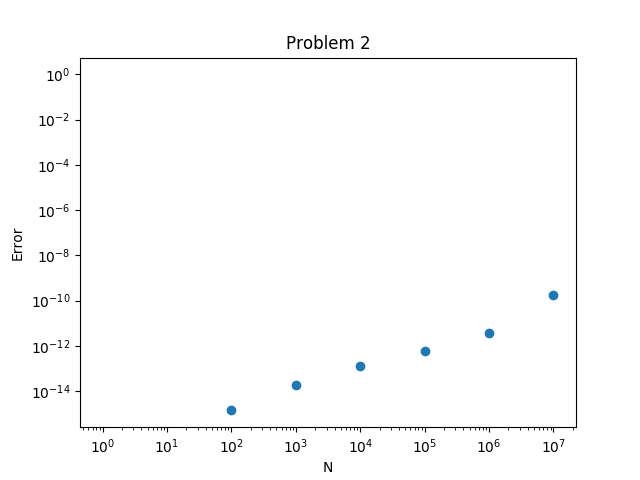

Reproduce this figure in Julia.
println("problem 2")

function P_N(N)
	summand = pi/N
	S = 0.0
	for i=1:N
		S += summand
	end
	return S
end

function error(psum)
	exact_soln = pi
	num = abs(psum-exact_soln)
	return num/exact_soln
end

x = [0,1,10,100,1000,10000,100000,1000000,10000000]
y = [error(P_N(i)) for i in x]

using PyPlot
figure()
p = loglog(x,y, "o")
xlabel("N")
ylabel("Error")
title("Problem 2")
savefig("problem2.png")
